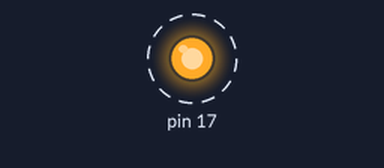
This sketch was run on a simulated Arduino Mega 2560, built with avr-gcc and run on an emulated ATmega2560. Shown: output pins drawn as LEDs (lit = HIGH). Dashed ring = blinking.

Above: at 0.5 s.
Timing chart, 0 to 4.6 s (numbered marks = the images above):
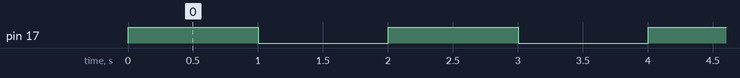

Measured:
- by itself, pin 17: alternates HIGH for 1.0 s and LOW for 1.0 s

The sketch:

serial1.send.ino
```cpp
void setup() {
  Serial1.begin(9600, SERIAL_8E1);
  pinMode(17, OUTPUT);
}

void loop() {
  Serial1.write("Hello");
  digitalWrite(17, HIGH);
  delay(1000);
  digitalWrite(17, LOW);
  delay(1000);
}
```
